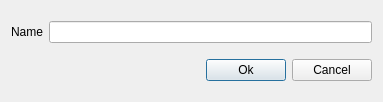
<?xml version="1.0" encoding="UTF-8"?>
<ui version="4.0">
 <class>Dialog</class>
 <widget class="QDialog" name="Dialog">
  <property name="geometry">
   <rect>
    <x>0</x>
    <y>0</y>
    <width>383</width>
    <height>102</height>
   </rect>
  </property>
  <property name="windowTitle">
   <string>Dialog</string>
  </property>
  <layout class="QVBoxLayout" name="verticalLayout">
   <item>
    <layout class="QHBoxLayout" name="horizontalLayout">
     <item>
      <widget class="QLabel" name="label">
       <property name="text">
        <string>Name</string>
       </property>
       <property name="buddy">
        <cstring>lineEdit</cstring>
       </property>
      </widget>
     </item>
     <item>
      <widget class="QLineEdit" name="lineEdit"/>
     </item>
    </layout>
   </item>
   <item>
    <layout class="QHBoxLayout" name="horizontalLayout_2">
     <item>
      <spacer name="horizontalSpacer">
       <property name="orientation">
        <enum>Qt::Horizontal</enum>
       </property>
       <property name="sizeHint" stdset="0">
        <size>
         <width>40</width>
         <height>20</height>
        </size>
       </property>
      </spacer>
     </item>
     <item>
      <widget class="QPushButton" name="pushButton">
       <property name="minimumSize">
        <size>
         <width>20</width>
         <height>0</height>
        </size>
       </property>
       <property name="text">
        <string>Ok</string>
       </property>
      </widget>
     </item>
     <item>
      <widget class="QPushButton" name="pushButton_2">
       <property name="minimumSize">
        <size>
         <width>20</width>
         <height>0</height>
        </size>
       </property>
       <property name="text">
        <string>Cancel</string>
       </property>
      </widget>
     </item>
    </layout>
   </item>
  </layout>
 </widget>
 <layoutdefault spacing="6" margin="11"/>
 <tabstops>
  <tabstop>lineEdit</tabstop>
  <tabstop>pushButton</tabstop>
  <tabstop>pushButton_2</tabstop>
 </tabstops>
 <resources/>
 <connections>
  <connection>
   <sender>pushButton_2</sender>
   <signal>clicked()</signal>
   <receiver>Dialog</receiver>
   <slot>close()</slot>
   <hints>
    <hint type="sourcelabel">
     <x>288</x>
     <y>67</y>
    </hint>
    <hint type="destinationlabel">
     <x>288</x>
     <y>196</y>
    </hint>
   </hints>
  </connection>
  <connection>
   <sender>pushButton</sender>
   <signal>clicked()</signal>
   <receiver>Dialog</receiver>
   <slot>accept()</slot>
   <hints>
    <hint type="sourcelabel">
     <x>132</x>
     <y>73</y>
    </hint>
    <hint type="destinationlabel">
     <x>132</x>
     <y>181</y>
    </hint>
   </hints>
  </connection>
 </connections>
</ui>
